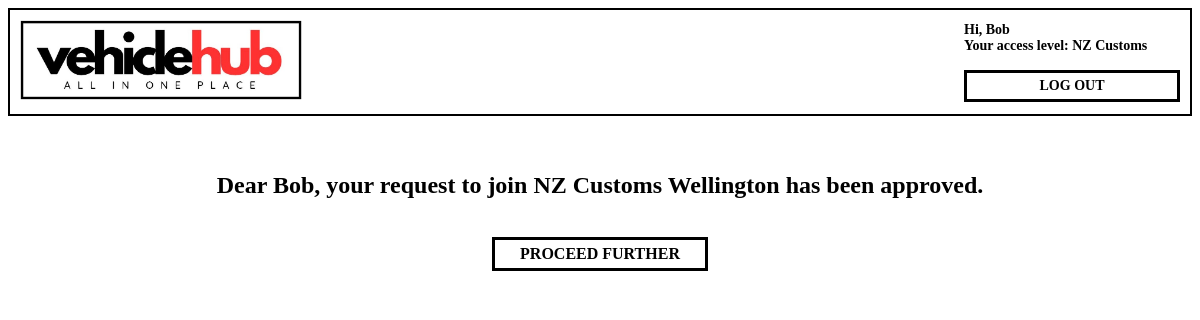
The app's page /vehiclehub/request_sent.html (signed in), older data.
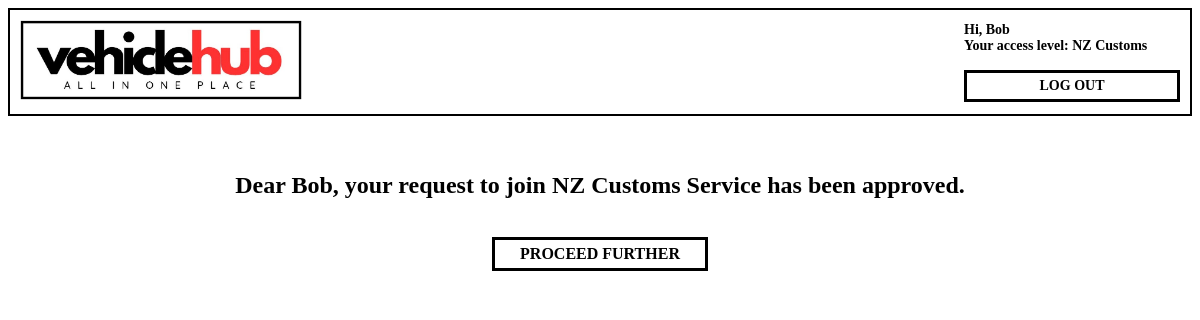
The same page, newer data.
### VehicleHub/models.py (models this page shows, shortened)
class CustomUser(AbstractUser):
    organisation = models.ForeignKey(Organisation, on_delete=models.CASCADE, null=True)
    user_permissions = models.ManyToManyField(Permission, related_name='custom_user_permissions')

class Organisation(models.Model):
    title = models.TextField(max_length=100, null=False)
    address = models.TextField(max_length=200, null=False)
    phone = models.IntegerField(null=False)
    organisation_type = models.ForeignKey(OrganisationType, on_delete=models.CASCADE)

class OrganisationType(models.Model):
    organisation_type = models.TextField(max_length=100, null=False)

### VehicleHub/views.py (the view)
# urls.py: path('request_sent.html', views.request_sent_view, name='request_sent'),
def request_sent_view(request):
    return render(request, 'request_sent.html')

### VehicleHub/templates/request_sent.html (shortened to what this page needs)
{% extends "base.html" %}
{% block content %}
    <br><br>
    <center><h2>Dear {{user.first_name}}, your request to join {{user.organisation.title}} has been approved.</h2>
    <br>
    <div class="auth_link" style="position: relative;">
        <a href="{% url 'ui' %}" class="auth-button">PROCEED FURTHER</a>
    </div>
    </center>
{% endblock %}

### VehicleHub/templates/base.html (shortened to what this page needs)
{% load static %}
<!DOCTYPE html>
<html lang="en">
<head>
    <link rel="stylesheet" href="{% static 'css/base.css' %}">
  </head>
</head>
<body>
    <div class="base-container">
        <div class="base-logo">
          <a href="/login"><img src="{% static 'images/logo1.jpg' %}" height="80px"></a>
        </div>
        <div class="base-text-container">
          <h5 class="base-text">
            {% if user.is_authenticated %}
            Hi, {{user.first_name}} <br>
            {% endif %}
            {% if user.organisation_id > 0 %}
            Your access level: {{user.organisation.organisation_type.organisation_type}}
            {% endif %}<br><br>
            <div class="auth_link">
            <a href="#" onclick="logout()" >LOG OUT</a>
            </div>
          </h5>
        </div>
      </div>
{% block content %} {% endblock content %}
</body>
</html>

### VehicleHub/static/css/base.css (style rules this page uses)
body { font-family: "Tahoma" }
.base-container { display: flex; align-items: center; justify-content: space-between; padding: 10px; border: 2px solid black; }
.base-logo { flex: 1; display: flex; align-items: center; margin: 0px; }
.base-text-container { text-align: right; margin: 0px; }
.base-text { font-size: 14px; text-align: left; margin: 0px; }
.auth_link { color: black; text-decoration: none; border: 3px solid black; padding: 5px; display: inline-block; width: 200px; text-align: center; }
.auth-button { background: none; border: none; padding: 0; font-family: inherit; font-size: inherit; font-weight: bold; color: inherit; cursor: pointer; }
.auth_link a { color: black; text-decoration: none; }

Row changes from the older to the newer data that the page shows:
changed through a linked row, CustomUser "Bob": organisation "NZ Customs Wellington" → "NZ Customs Service"
